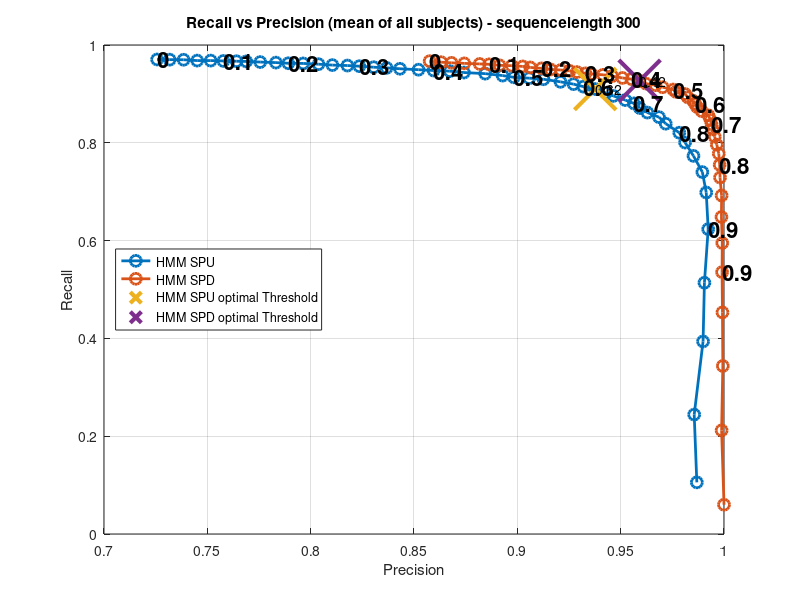

Write the MATLAB code that produced this figure.
load('results.mat');
close all

start_row_HMM = 2;
start_row_SVM = 21;


thresholds=result{2,6};
%% HMM
sum=0;
for j=start_row_HMM:start_row_HMM+17
    sum= sum + result{j,7};
end
pre_spu_mean=sum/18;
sum=0;
for j=start_row_HMM:start_row_HMM+17
    sum= sum + result{j,8};
end
pre_spd_mean=sum/18;
sum=0;
for j=start_row_HMM:start_row_HMM+17
    sum= sum + result{j,9};
end
rec_spu_mean=sum/18;
sum=0;
for j=start_row_HMM:start_row_HMM+17
    sum= sum + result{j,10};
end
rec_spd_mean=sum/18;

pre_mean=(pre_spd_mean+pre_spu_mean)/2;
rec_mean=(rec_spd_mean+rec_spu_mean)/2;


%% SVM

sum=0;
for j=start_row_SVM:start_row_SVM+17
    sum= sum + result{j,7};
end
pre_spu_mean_SVM=sum/18;
sum=0;
for j=start_row_SVM:start_row_SVM+17
    sum= sum + result{j,8};
end
pre_spd_mean_SVM=sum/18;
sum=0;
for j=start_row_SVM:start_row_SVM+17
    sum= sum + result{j,9};
end
rec_spu_mean_SVM=sum/18;
sum=0;
for j=start_row_SVM:start_row_SVM+17
    sum= sum + result{j,10};
end
rec_spd_mean_SVM=sum/18;

pre_mean_SVM =(pre_spd_mean_SVM+pre_spu_mean_SVM)/2;
rec_mean_SVM =(rec_spd_mean_SVM+rec_spu_mean_SVM)/2;

%% Plot
l=1;
plot(pre_spu_mean(1:l:end),rec_spu_mean(1:l:end),'-o','LineWidth',2,'MarkerSize',8)
hold on
plot(pre_spd_mean(1:l:end),rec_spd_mean(1:l:end),'-o','LineWidth',2,'MarkerSize',8)
%plot(pre_mean_SVM(1:l:end),rec_mean_SVM(1:l:end),'-o')

% Optimal Threshold
idx_max=find(max(pre_spu_mean+rec_spu_mean)==(pre_spu_mean+rec_spu_mean));
plot(pre_spu_mean(idx_max),rec_spu_mean(idx_max),'LineStyle','none','Marker','x','MarkerSize',30,'LineWidth',3)
text(pre_spu_mean(idx_max),rec_spu_mean(idx_max),num2str(thresholds(idx_max)))

idx_max=find(max(pre_spd_mean+rec_spd_mean)==(pre_spd_mean+rec_spd_mean));
plot(pre_spd_mean(idx_max),rec_spd_mean(idx_max),'LineStyle','none','Marker','x','MarkerSize',30,'LineWidth',3)
text(pre_spd_mean(idx_max),rec_spd_mean(idx_max),num2str(thresholds(idx_max)))

% idx_max=find(max(pre_mean_SVM+rec_mean_SVM)==(pre_mean_SVM+rec_mean_SVM));
% plot(pre_mean_SVM(idx_max),rec_mean_SVM(idx_max),'LineStyle','none','Marker','x','MarkerSize',15,'LineWidth',2)
% text(pre_mean_SVM(idx_max),rec_mean_SVM(idx_max),num2str(thresholds(idx_max)))

% Label
xlabel('Precision');
ylabel('Recall');
restoredefaultpath
rehash toolboxcache
%legend('HMM','SVM','HMM optimal Threshold','SVM optimal threshold','location','west');
legend('HMM SPU','HMM SPD','HMM SPU optimal Threshold','HMM SPD optimal Threshold','location','west');
title('Recall vs Precision (mean of all subjects) - sequencelength 300');
ylim([0 1])
grid on
for k=1:5*l:length(pre_mean)
    text(pre_spu_mean(k),rec_spu_mean(k),num2str(thresholds(k)),'FontSize',16,'FontWeight','bold')
    text(pre_spd_mean(k),rec_spd_mean(k),num2str(thresholds(k)),'FontSize',16,'FontWeight','bold')
  %  text(pre_mean_SVM(k),rec_mean_SVM(k),num2str(thresholds(k)))
end


%% Optimal threshold:

idx_max = find(max(pre_spu_mean+rec_spu_mean)==(pre_spu_mean+rec_spu_mean));
disp(['Seq = 300: Max(Pre_SPU (' num2str(pre_spu_mean(idx_max)) ') + Rec_SPU (' num2str(rec_spu_mean(idx_max)) ')) at threshold = ' num2str(result{2,6}(idx_max))]);
idx_max = find(max(pre_spd_mean+rec_spd_mean)==(pre_spd_mean+rec_spd_mean));
disp(['Seq = 300: Max(Pre_SPD (' num2str(pre_spd_mean(idx_max)) ') + Rec_SPD (' num2str(rec_spd_mean(idx_max)) ')) at threshold = ' num2str(result{2,6}(idx_max))]);

idx_max = find(max(pre_mean+rec_mean)==(pre_mean+rec_mean));
disp(['Seq = 300: Max(Pre_Mean(SPD/SPU) (' num2str(pre_mean(idx_max)) ') + Rec_SPD (' num2str(rec_mean(idx_max)) ')) at threshold = ' num2str(result{2,6}(idx_max))]);


idx_max = find(max(pre_mean_SVM+rec_mean_SVM)==(pre_mean_SVM+rec_mean_SVM));
disp(['Seq = 300: Max(Pre_Mean(SPD/SPU) (' num2str(pre_mean_SVM(idx_max)) ') + Rec_SPD (' num2str(rec_mean_SVM(idx_max)) ')) at threshold = ' num2str(result{2,6}(idx_max))]);




